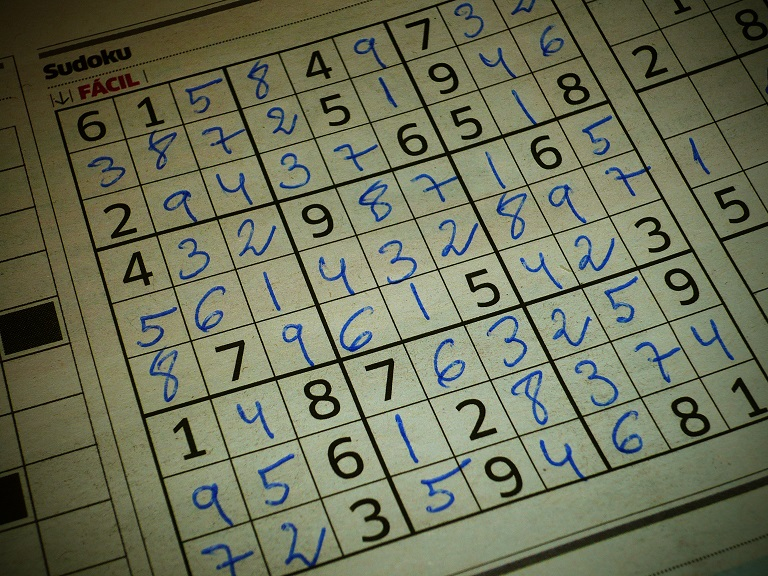
#> input picture images/soduku.jpg, 768 x 576 px
$ python 13.Line_Circle_and_Blob_Detection.py
#> lines starting #> are read from the running program, lines starting #| are printed output that depends on the picture; after the words box and inside, x2 and y2 are one past the last pixel; in counts of white or black regions, pixels touching at a corner belong together
import cv2
from cv2 import circle
import numpy as np
from matplotlib import pyplot as plt

def imshow(title='Image', image= None, size =10):
    w,h = image.shape[:2]
    aspect_ratio = w/h
    plt.figure(figsize=(aspect_ratio * size, size))
    plt.imshow(cv2.cvtColor(image, cv2.COLOR_BGR2RGB))
    plt.title(title)
    plt.show()
'''
image = cv2.imread('images/soduku.jpg')
imshow('Original', image)

gray = cv2.cvtColor(image, cv2.COLOR_BGR2GRAY)
edges = cv2.Canny(gray, 100, 170, apertureSize= 3)

lines = cv2.HoughLinesP(edges, 1, np.pi / 180, 100, 3, 25)

for line in lines:
    rho, theta = line[0]
    a = np.cos(theta)
    b = np.sin(theta)
    x0 = a * rho
    y0 = b * rho
    x1 = int(x0 + 1000 * (-b))
    y1 = int(y0 + 1000 * (a))
    x2 = int(x0 - 1000 * (-b))
    y2 = int(y0 - 1000 * (a))
    cv2.line(image, (x1, y1), (x2,y2), (255,0,0), 2)

imshow('Hough Line', image)
'''
image = cv2.imread('images/soduku.jpg')
#> image is the input picture: shape (576, 768, 3); mean B, G, R 88.5, 112.9, 108.9
gray = cv2.cvtColor(image, cv2.COLOR_BGR2GRAY)
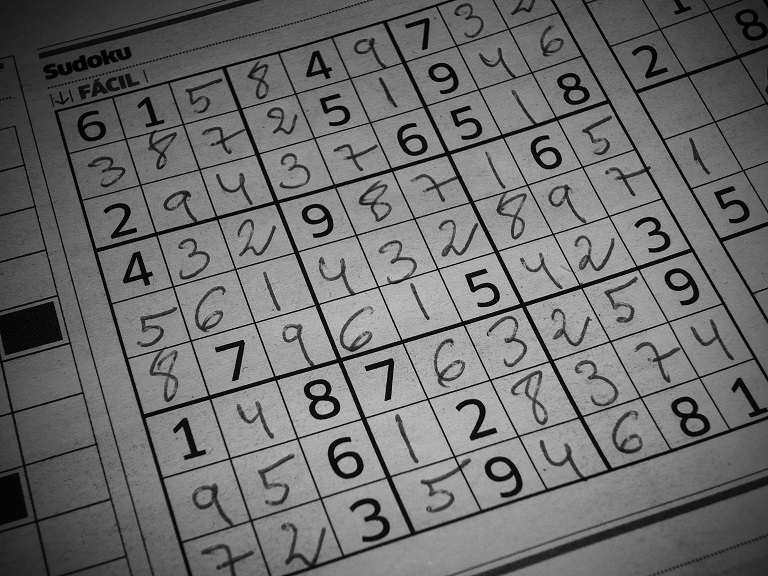
#> gray: shape (576, 768); min 0, max 210, mean 108.9
edges = cv2.Canny(gray, 100, 170, apertureSize= 3)
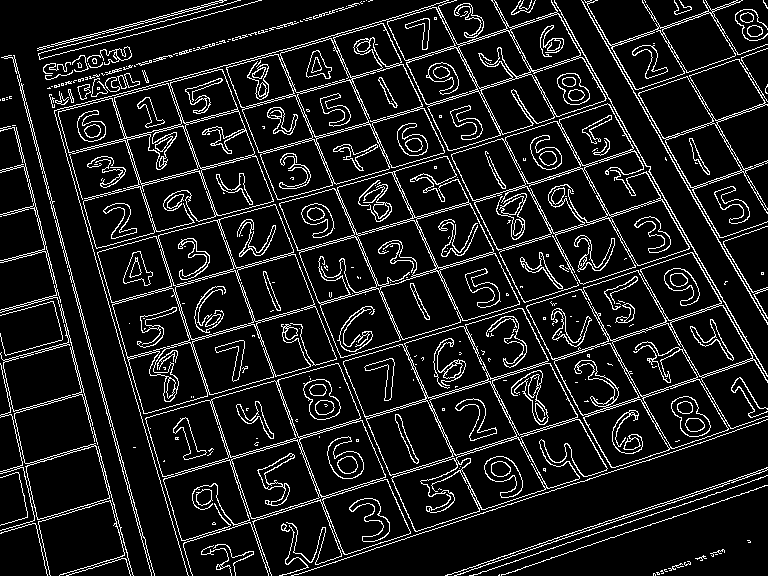
#> edges: shape (576, 768); 10.8% white in thin lines or dots

lines = cv2.HoughLinesP(edges, 1, np.pi / 180, 100, 3, 25)
#> lines = 63 rows, first 6: [113, 427, 122, 462], [113, 435, 121, 466], [446, 394, 490, 381], [127, 140, 141, 184], [725, 304, 757, 359], [480, 90, 497, 123]

print(lines.shape)
#| (63, 1, 4)

for x in range(0, len(lines)):
    for x1,y1,x2,y2 in lines[x]:
        cv2.line(image, (x1,y1), (x2,y2), (0,255,0),2)
#> this loop made 63 passes
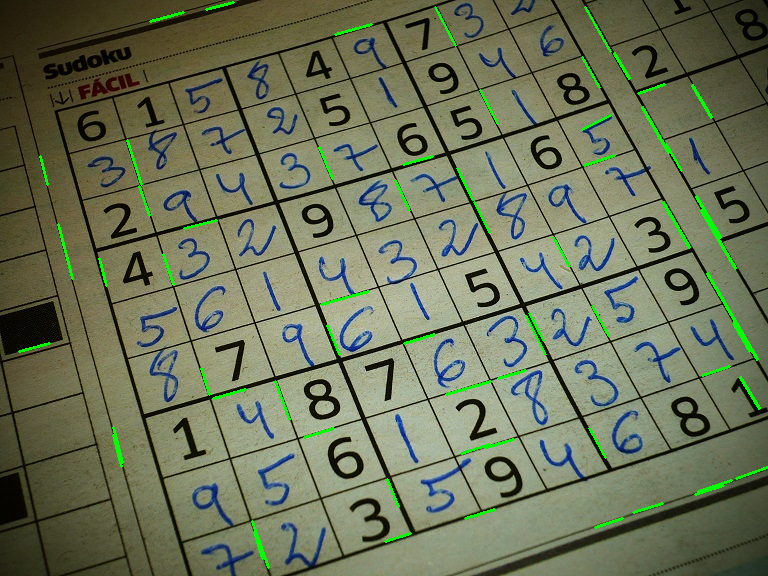
#> image: shape (576, 768, 3); 1.47% of pixels changed, all inside (x1, y1, x2, y2) = (18, 1, 768, 569)

imshow('Probabilistic Hough Lines', image)

# Circle Detection - Hough Cirlces

image = cv2.imread('images/Circles_Packed_In_Square_11.jpeg')
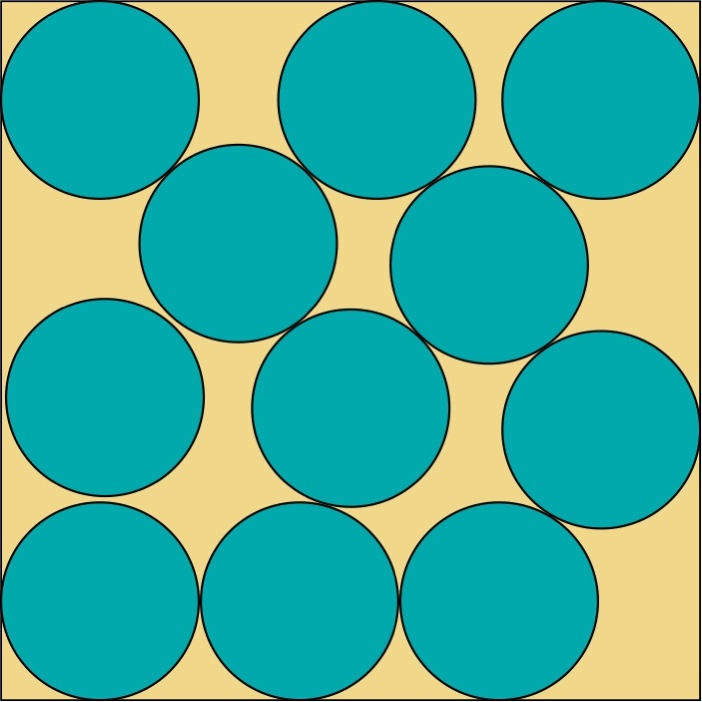
#> input picture images/Circles_Packed_In_Square_11.jpeg, 702 x 702 px
#> image is the input picture: shape (702, 702, 3); mean B, G, R 156.2, 176, 71.1
imshow('Circles', image)
gray = cv2.cvtColor(image, cv2.COLOR_BGR2GRAY)
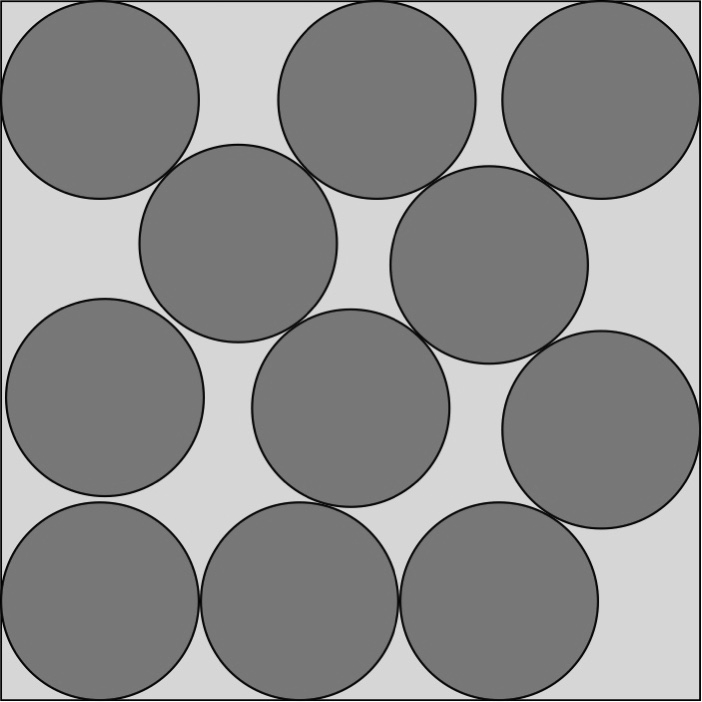
#> gray: shape (702, 702); min 0, max 255, mean 142.5

blur = cv2.medianBlur(gray, 5)
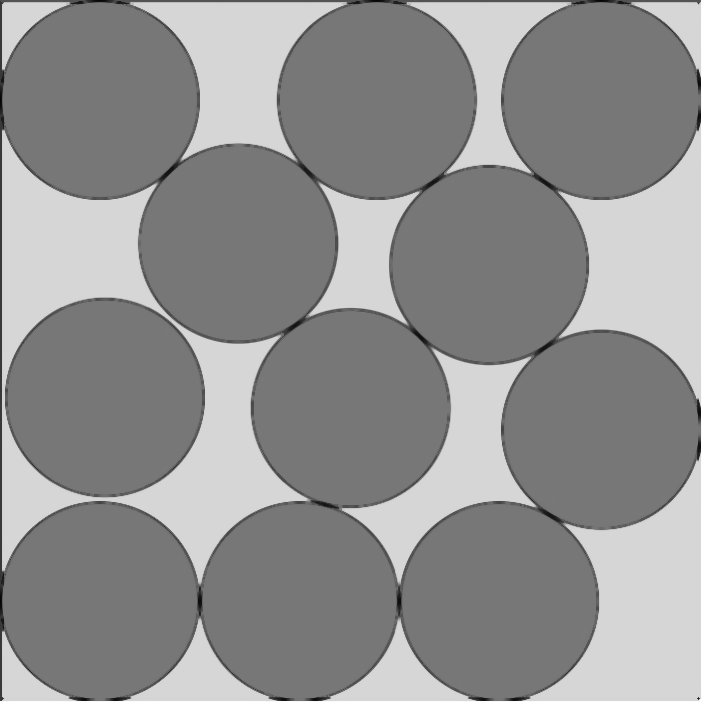
#> blur: shape (702, 702); min 3, max 255, mean 144.9

circles = cv2.HoughCircles(blur, cv2.HOUGH_GRADIENT, 1.2, 25)
#> circles = [[299.4, 600.6, 99.72], [349.8, 407.4, 100.2], [376.2, 99, 100.2], [103.8, 396.6, 99.96], [100.2, 97.8, 98.76], [99, 600.6, 100.6], [599.4, 427.8, 99], [599.4, 99, 98.76], [237, 243, 96.84], [497.4, 600.6, 98.88], [487.8, 265.8, 99.12]]

cv2.HoughCircles(gray, cv2.HOUGH_GRADIENT,1.2, 100)

circles = np.uint16(np.around(circles))
#> circles = [[299, 601, 100], [350, 407, 100], [376, 99, 100], [104, 397, 100], [100, 98, 99], [99, 601, 101], [599, 428, 99], [599, 99, 99], [237, 243, 97], [497, 601, 99], [488, 266, 99]]

for i in circles[0, :]:
    cv2.circle(image, (i[0], i[1]), i[2], (0,0,255), 5)
    cv2.circle(image, (i[0], i[1]), 2, (0,0,255), 8)
#> this loop made 11 passes
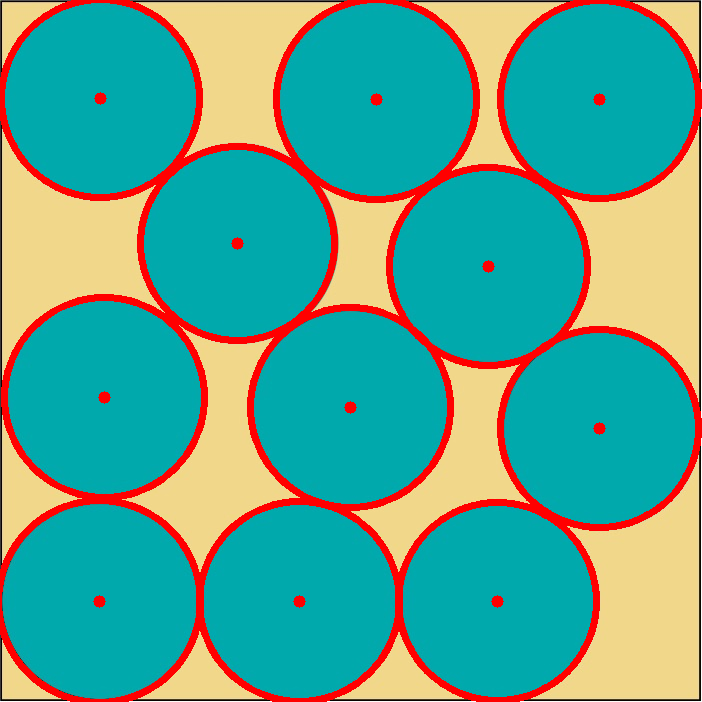
#> image: shape (702, 702, 3); 9.32% of pixels changed, all inside (x1, y1, x2, y2) = (0, 0, 702, 702)

imshow('Detected circles', image)
